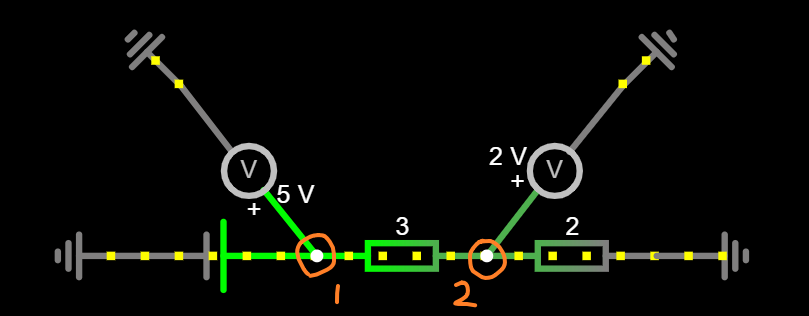
#> input picture assets/test1_voltage_divider.png, 809 x 316 px
$ python -i picture_pixel_converter.py   (imports and definitions only)
#> lines starting #> are read from the running program, lines starting #| are printed output that depends on the picture
from PIL import Image
import os

def generate_rom_data(image_path, output_file):
#> called with image_path = 'assets/test1_voltage_divider.png', output_file = 'out.png'
    try:
        # 1. Load the image
        img = Image.open(image_path)
#> img is the input picture: PIL image 809x316 RGB; mean R, G, B 8.8, 11, 6.3

        # 2. Handle transparent backgrounds
        # If the image has an alpha channel (RGBA), paste it onto a pure white background first
        if img.mode in ('RGBA', 'LA') or (img.mode == 'P' and 'transparency' in img.info):
            white_bg = Image.new("RGB", img.size, (255, 255, 255))
            white_bg.paste(img, mask=img.convert('RGBA').split()[3])
            img = white_bg # Replace the original image with the processed white-background version

        # 3. Now it is safe to convert to grayscale
        img = img.convert('L')
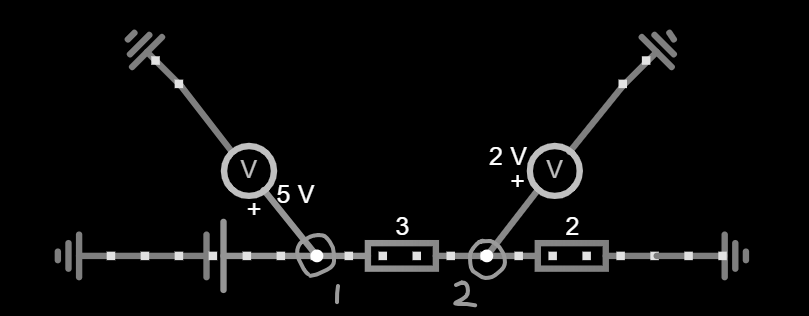
#> img: PIL image 809x316 L; min 0, max 255, mean 9.8

    except Exception as e:
        print(f"Image not found or could not be opened: {e}")
        return

    width, height = img.size
#> width = 809; height = 316

    with open(output_file, "w") as f:
        f.write(f"// --- Processing: {os.path.basename(image_path)} ({width}x{height}) ---\n")

        if height != 32:
            f.write("// ERROR: Image height must be exactly 32 pixels.\n")
            print("Error: Image height is not 32 pixels.")
            return

        if width == 32:
            f.write("// --- 32x32 Image Data ---\n")
            extract_pixels(img, 0, 32, 32, f)
            print(f"Conversion successful! Open {output_file} to view the result.")

        elif width == 64:
            f.write("// --- 64x32 Image Data (Left Half) ---\n")
            extract_pixels(img, 0, 32, 32, f)

            f.write("\n// --- 64x32 Image Data (Right Half) ---\n")
            extract_pixels(img, 32, 64, 32, f)
            print(f"Conversion successful! Open {output_file} to view the result.")

        else:
            f.write("// ERROR: Image width must be 32 or 64 pixels.\n")
            print("Error: Image width is not 32 or 64 pixels.")

def extract_pixels(img, start_x, end_x, height, file_handle):
    for y in range(height):
        row_binary = ""
        for x in range(start_x, end_x):
            pixel_value = img.getpixel((x, y))
            # Threshold: values below 128 are treated as black pixels (1),
            # and values of 128 or above are treated as white background (0)
            if pixel_value < 128:
                row_binary += "1"
            else:
                row_binary += "0"

        file_handle.write(f"32'b{row_binary},\n")

# --- Execution block ---
# [11 lines not run here, left out]

>>> result = generate_rom_data('assets/test1_voltage_divider.png', 'out.png')

$ run again, on assets/test3.png
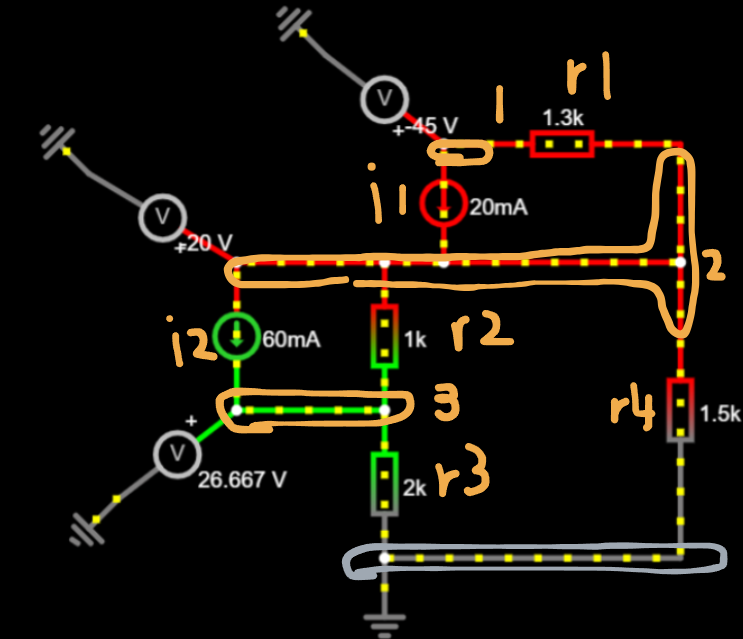
#> input picture assets/test3.png, 743 x 639 px
#> in generate_rom_data, img is the input picture: PIL image 743x639 RGB; mean R, G, B 20.6, 16, 8.9
#> in generate_rom_data, `img = img.convert('L')`:
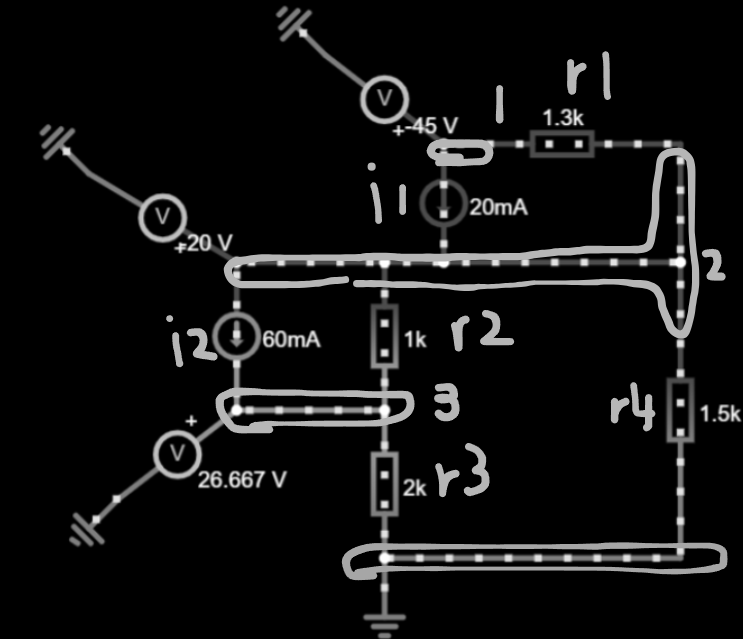
#> img: PIL image 743x639 L; min 0, max 255, mean 16.6
